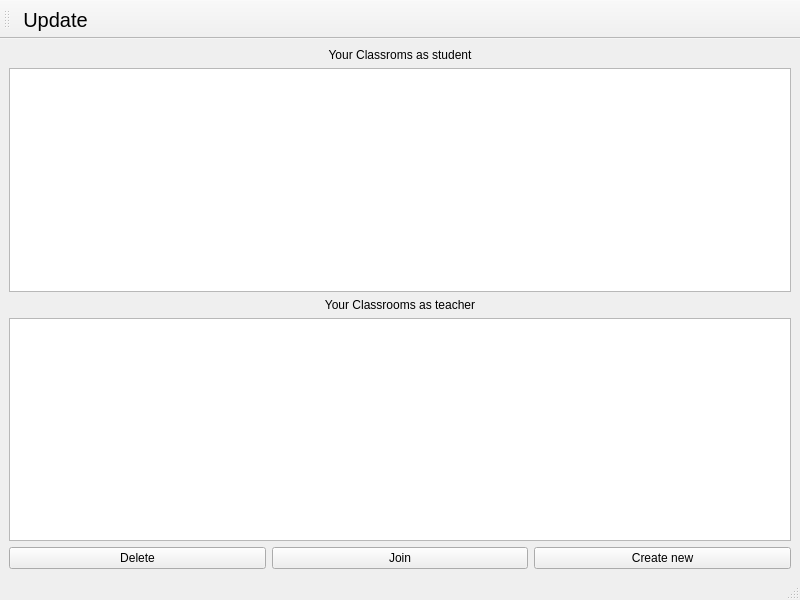
<?xml version="1.0" encoding="UTF-8"?>
<ui version="4.0">
 <class>ClassroomsListWindow</class>
 <widget class="QMainWindow" name="ClassroomsListWindow">
  <property name="geometry">
   <rect>
    <x>0</x>
    <y>0</y>
    <width>800</width>
    <height>600</height>
   </rect>
  </property>
  <property name="windowTitle">
   <string>MainWindow</string>
  </property>
  <widget class="QWidget" name="centralwidget">
   <layout class="QVBoxLayout" name="verticalLayout">
    <item>
     <widget class="QLabel" name="label_as_student">
      <property name="text">
       <string>Your Classroms as student</string>
      </property>
      <property name="alignment">
       <set>Qt::AlignCenter</set>
      </property>
     </widget>
    </item>
    <item>
     <widget class="QListView" name="classromms_list_view_as_student"/>
    </item>
    <item>
     <widget class="QLabel" name="label_as_teacher">
      <property name="text">
       <string>Your Classrooms as teacher</string>
      </property>
      <property name="alignment">
       <set>Qt::AlignCenter</set>
      </property>
     </widget>
    </item>
    <item>
     <widget class="QListView" name="classromms_list_view_as_teacher"/>
    </item>
    <item>
     <layout class="QHBoxLayout" name="horizontalLayout">
      <item>
       <widget class="QPushButton" name="pushButton_delete">
        <property name="text">
         <string>Delete</string>
        </property>
       </widget>
      </item>
      <item>
       <widget class="QPushButton" name="pushButton_join">
        <property name="text">
         <string>Join</string>
        </property>
       </widget>
      </item>
      <item>
       <widget class="QPushButton" name="pushButton_create">
        <property name="text">
         <string>Create new</string>
        </property>
       </widget>
      </item>
     </layout>
    </item>
   </layout>
  </widget>
  <widget class="QMenuBar" name="menubar">
   <property name="geometry">
    <rect>
     <x>0</x>
     <y>0</y>
     <width>800</width>
     <height>26</height>
    </rect>
   </property>
  </widget>
  <widget class="QStatusBar" name="statusbar"/>
  <widget class="QToolBar" name="toolBar">
   <property name="windowTitle">
    <string>toolBar</string>
   </property>
   <attribute name="toolBarArea">
    <enum>TopToolBarArea</enum>
   </attribute>
   <attribute name="toolBarBreak">
    <bool>false</bool>
   </attribute>
   <addaction name="actionUpdate"/>
  </widget>
  <action name="actionUpdate">
   <property name="text">
    <string>Update</string>
   </property>
   <property name="font">
    <font>
     <pointsize>15</pointsize>
    </font>
   </property>
  </action>
 </widget>
 <resources/>
 <connections/>
</ui>
